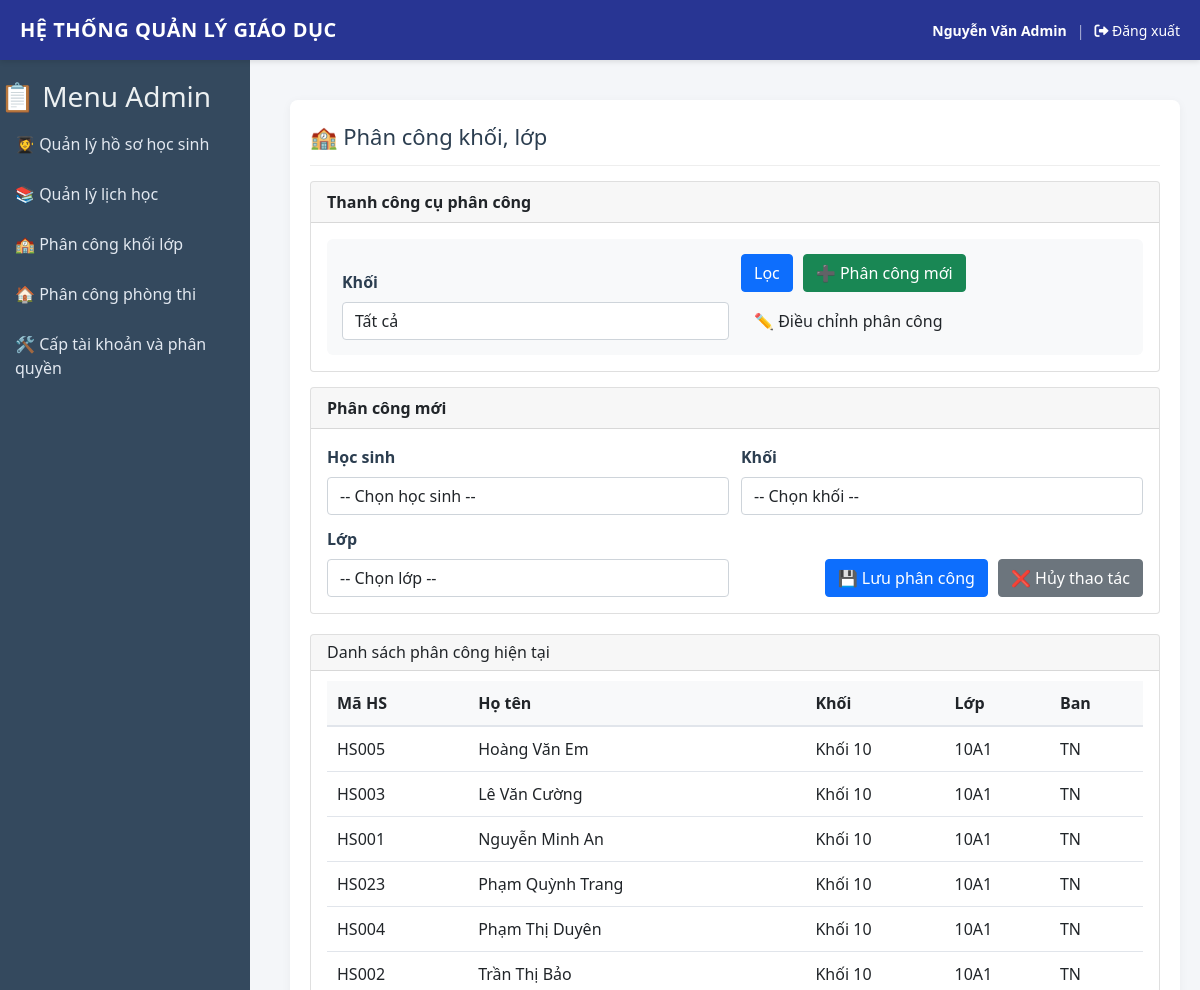
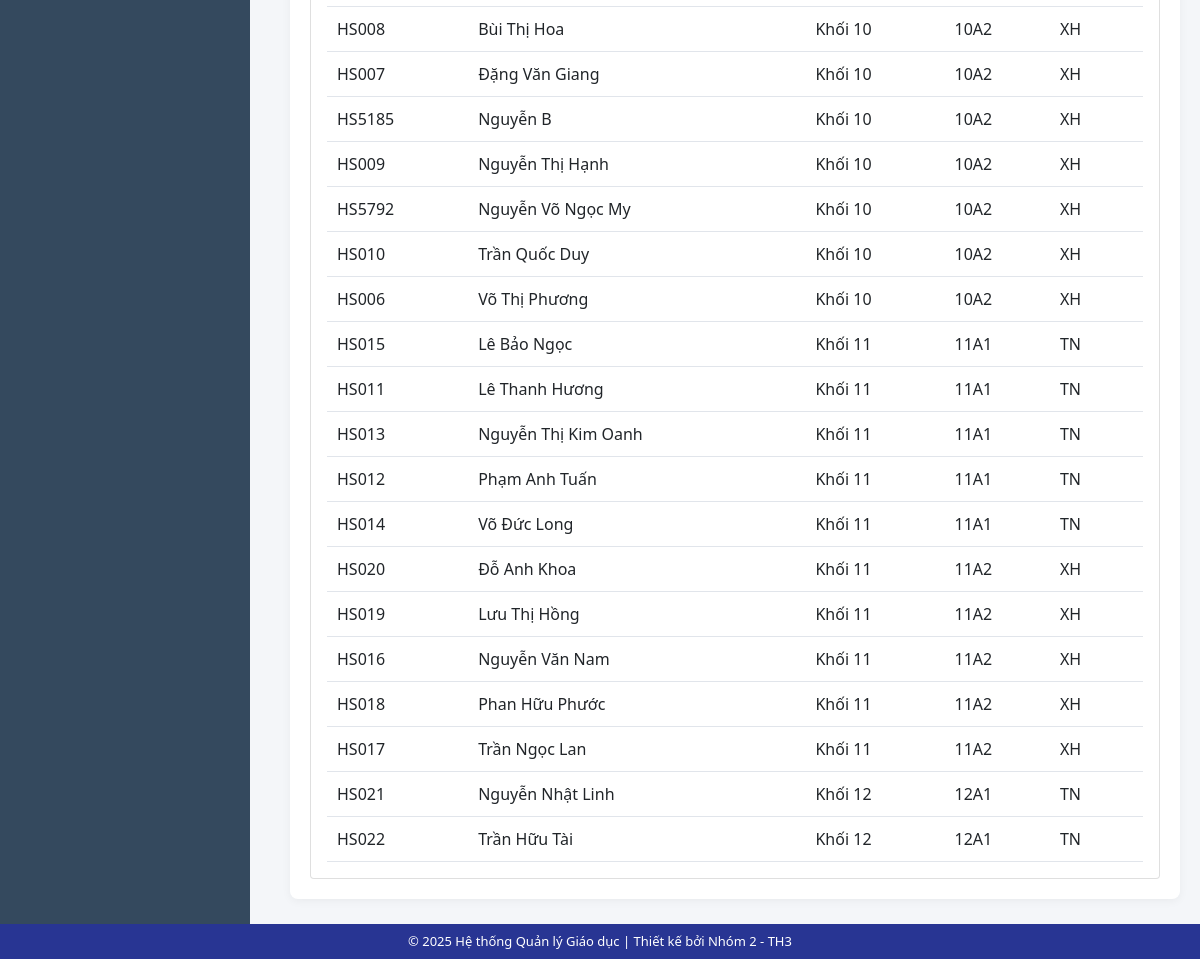
The page /index.php?controller=assignment&action=index (signed in) on the database its author committed (2 pictures, top to bottom).
### tables this page shows
CREATE TABLE `hocsinh` (
  `maHS` varchar(20) NOT NULL,
  `dangThaiHocTap` varchar(50) DEFAULT NULL,
  `soBaoDanh` varchar(20) DEFAULT NULL,
  `maNguoiDung` varchar(20) DEFAULT NULL,
  `maPhong` varchar(10) DEFAULT NULL,
  `maLop` varchar(10) DEFAULT NULL
);

CREATE TABLE `nguoidung` (
  `maNguoiDung` varchar(20) NOT NULL,
  `hoVaTen` varchar(100) NOT NULL,
  `gioiTinh` enum('Nam','Nữ','Khác') DEFAULT NULL,
  `ngaySinh` date DEFAULT NULL,
  `diaChi` text DEFAULT NULL,
  `soDienThoai` varchar(15) DEFAULT NULL,
  `email` varchar(100) DEFAULT NULL,
  `ngayTao` timestamp NOT NULL DEFAULT current_timestamp()
);

CREATE TABLE `khoi` (
  `maKhoi` varchar(20) NOT NULL,
  `tenKhoi` varchar(50) NOT NULL
);

CREATE TABLE `lop` (
  `maLop` varchar(20) NOT NULL,
  `tenLop` varchar(50) NOT NULL,
  `siSo` int(11) DEFAULT 0,
  `namHoc` varchar(20) DEFAULT NULL,
  `maKhoi` varchar(20) DEFAULT NULL,
  `maBan` varchar(20) DEFAULT NULL,
  `maPhong` varchar(20) DEFAULT NULL
);

### controllers/AssignmentController.php (called while the page is built, shortened)
<?php
require_once "models/Assignment.php";
class AssignmentController {
    private $db;
    public function __construct($db) {
        $this->db = $db;
    }
    public function index() {
        $mode       = $_GET['mode'] ?? 'new';
        $khoiFilter = $_GET['khoi'] ?? '';
        $assignModel = new Assignment($this->db);
        $rows    = $assignModel->getAssigned($khoiFilter);
        $selectedStudent = null;
        include "views/admin/assignment_list.php";
    }
}

### models/Assignment.php (called while the page is built, shortened)
<?php
class Assignment {
    private $db;
    public function __construct($db) {
        $this->db = $db;
    }
    public function getAssigned($maKhoiFilter = '') {
        $sql = "SELECT
                    hs.maHS,
                    nd.hoVaTen,
                    nd.gioiTinh,
                    nd.ngaySinh,
                    hs.maLop,
                    l.tenLop,
                    l.maKhoi,
                    k.tenKhoi,
                    l.maBan
                FROM HOCSINH hs
                JOIN NGUOIDUNG nd ON hs.maNguoiDung = nd.maNguoiDung
                LEFT JOIN LOP l  ON hs.maLop = l.maLop
                LEFT JOIN KHOI k ON l.maKhoi = k.maKhoi
                WHERE hs.maLop IS NOT NULL";
        $params = [];
        $sql .= " ORDER BY l.maKhoi, l.tenLop, nd.hoVaTen";
        $stmt = $this->db->prepare($sql);
        $stmt->execute($params);
        return $stmt->fetchAll(PDO::FETCH_ASSOC);
    }
}

### views/admin/assignment_list.php (the view, shortened to what this page needs)
<?php include "views/layout/header.php"; ?>
<?php include "views/layout/sidebar_admin.php"; ?>
<div class="main-content">
  <div class="content-header">
    <div class="page-title">🏫 Phân công khối, lớp</div>
  </div>
  <div class="card" style="margin-bottom:15px;">
    <div class="card-header" style="display:flex;justify-content:space-between;align-items:center;">
      <strong>Thanh công cụ phân công</strong>
    </div>
    <div class="card-body">
      <form method="GET" action="index.php" class="filter-section" style="margin:0;">
        <div class="form-row" style="align-items:flex-end;">
          <div class="form-col">
            <label class="form-label">Khối</label>
            <select name="khoi" class="form-control">
              <option value="">Tất cả</option>
            </select>
          </div>
          <div class="form-col" style="display:flex;gap:10px;flex-wrap:wrap;">
            <button type="submit" class="btn btn-primary">Lọc</button>
            <a href="index.php?controller=assignment&action=index&mode=new"
               class="btn <?= ($mode==='new')?'btn-success':'btn-outline' ?>">
              ➕ Phân công mới
            </a>
            <a href="index.php?controller=assignment&action=index&mode=edit"
               class="btn <?= ($mode==='edit')?'btn-warning':'btn-outline' ?>">
              ✏️ Điều chỉnh phân công
            </a>
          </div>
        </div>
      </form>
    </div>
  </div>
  <div class="card" style="margin-bottom:20px;">
    <div class="card-header" style="display:flex;justify-content:space-between;align-items:center;">
      <strong><?= ($mode === 'edit') ? 'Điều chỉnh phân công' : 'Phân công mới' ?></strong>
    </div>
    <div class="card-body">
      <form method="POST" action="index.php?controller=assignment&action=save" id="assignForm">
        <div class="form-row">
          <div class="form-col">
            <label class="form-label">Học sinh</label>
            <?php if ($mode === 'edit' && !empty($selectedStudent)): ?>
              <input type="hidden" name="maHS" value="<?= htmlspecialchars($selectedStudent['maHS']) ?>">
              <select class="form-control" disabled>
                <option>
                  <?= htmlspecialchars($selectedStudent['maHS'] . ' - ' . $selectedStudent['hoVaTen']) ?>
                </option>
              </select>
            <?php else: ?>
              <select name="maHS" class="form-control" required>
                <option value="">-- Chọn học sinh --</option>
              </select>
            <?php endif; ?>
          </div>
          <div class="form-col">
            <label class="form-label">Khối</label>
            <select id="khoiSelectForm" class="form-control" onchange="syncKhoiAndFilterLop()">
              <option value="">-- Chọn khối --</option>
            </select>
          </div>
        </div>
        <div class="form-row" style="margin-top:12px;align-items:flex-end;">
          <div class="form-col">
            <label class="form-label">Lớp</label>
            <select name="lop" id="lopSelectForm" class="form-control" required>
              <option value="">-- Chọn lớp --</option>
            </select>
          </div>
          <div class="form-col" style="display:flex;justify-content:flex-end;gap:10px;">
            <button type="submit" class="btn btn-primary">
              💾 Lưu phân công
            </button>
            <a href="index.php?controller=assignment&action=index&mode=<?= htmlspecialchars($mode) ?>"
               class="btn btn-secondary">
              ❌ Hủy thao tác
            </a>
          </div>
        </div>
      </form>
    </div>
  </div>
  <div class="card">
    <div class="card-header" style="display:flex;justify-content:space-between;align-items:center;">
      <h3 style="margin:0;font-size:16px;">Danh sách phân công hiện tại</h3>
    </div>
    <div class="card-body" style="padding-top:10px;">
      <table class="data-table">
        <thead>
          <tr>
            <th>Mã HS</th>
            <th>Họ tên</th>
            <th>Khối</th>
            <th>Lớp</th>
            <th>Ban</th>
          </tr>
        </thead>
        <tbody>
          <?php if (!empty($rows)): foreach($rows as $r): ?>
            <tr>
              <td><?= htmlspecialchars($r['maHS']) ?></td>
              <td><?= htmlspecialchars($r['hoVaTen']) ?></td>
              <td><?= htmlspecialchars($r['tenKhoi'] ?? $r['maKhoi']) ?></td>
              <td><?= htmlspecialchars($r['tenLop']) ?></td>
              <td><?= htmlspecialchars($r['maBan']) ?></td>
            </tr>
          <?php endforeach; endif; ?>
        </tbody>
      </table>
    </div>
  </div>
</div>
<?php include "views/layout/footer.php"; ?>

### assets/css/style.css (style rules this page uses)
* { margin:0;padding:0;box-sizing:border-box;font-family:'Segoe UI',Tahoma,Geneva,Verdana,sans-serif }
body { background:#f8f9fa;color:#333 }
.main-content { flex:1;padding:20px;background:#fff;margin:20px;border-radius:8px;box-shadow:0 2px 10px rgba(0,0,0,.05) }
.content-header { display:flex;justify-content:space-between;align-items:center;padding-bottom:12px;border-bottom:1px solid #eee;margin-bottom:15px }
.page-title { font-size:22px;color:#2c3e50 }
.btn { padding:8px 12px;border:none;border-radius:4px;cursor:pointer }
.btn-primary { background:#3498db;color:#fff }
.form-label { display:block;margin-bottom:6px;font-weight:600;color:#2c3e50 }
.form-control { width:100%;padding:10px;border:1px solid #ddd;border-radius:4px }
.filter-section { background:#f8f9fa;padding:15px;border-radius:6px;margin-bottom:15px }
.form-row { display:flex;gap:12px;flex-wrap:wrap }
.form-col { flex:1;min-width:220px }
.data-table { width:100%;border-collapse:collapse }
.data-table th { background:#f8f9fa;padding:10px;text-align:left;border-bottom:2px solid #e1e5eb }
.data-table td { padding:10px;border-bottom:1px solid #e1e5eb }

### views/layout/header.php (style rules this page uses)
body { font-family: Arial, sans-serif; margin: 0; background: #f4f6f9; display: flex; flex-direction: column; height: 100vh; }
.main-content { position: fixed; left: 270px; top: 80px; right: 0; bottom: 40px; padding: 20px; background: white; overflow-y: auto; z-index: 1; }

### rows shown on the page
hocsinh: maHS "HS005", maNguoiDung.hoVaTen "Hoàng Văn Em", khoi.tenKhoi "Khối 10", lop.tenLop "10A1", lop.maBan "TN"
hocsinh: maHS "HS003", maNguoiDung.hoVaTen "Lê Văn Cường", khoi.tenKhoi "Khối 10", lop.tenLop "10A1", lop.maBan "TN"
hocsinh: maHS "HS001", maNguoiDung.hoVaTen "Nguyễn Minh An", khoi.tenKhoi "Khối 10", lop.tenLop "10A1", lop.maBan "TN"
hocsinh: maHS "HS023", maNguoiDung.hoVaTen "Phạm Quỳnh Trang", khoi.tenKhoi "Khối 10", lop.tenLop "10A1", lop.maBan "TN"
hocsinh: maHS "HS004", maNguoiDung.hoVaTen "Phạm Thị Duyên", khoi.tenKhoi "Khối 10", lop.tenLop "10A1", lop.maBan "TN"
hocsinh: maHS "HS002", maNguoiDung.hoVaTen "Trần Thị Bảo", khoi.tenKhoi "Khối 10", lop.tenLop "10A1", lop.maBan "TN"
hocsinh: maHS "HS008", maNguoiDung.hoVaTen "Bùi Thị Hoa", khoi.tenKhoi "Khối 10", lop.tenLop "10A2", lop.maBan "XH"
hocsinh: maHS "HS007", maNguoiDung.hoVaTen "Đặng Văn Giang", khoi.tenKhoi "Khối 10", lop.tenLop "10A2", lop.maBan "XH"
hocsinh: maHS "HS5185", maNguoiDung.hoVaTen "Nguyễn B", khoi.tenKhoi "Khối 10", lop.tenLop "10A2", lop.maBan "XH"
hocsinh: maHS "HS009", maNguoiDung.hoVaTen "Nguyễn Thị Hạnh", khoi.tenKhoi "Khối 10", lop.tenLop "10A2", lop.maBan "XH"
hocsinh: maHS "HS5792", maNguoiDung.hoVaTen "Nguyễn Võ Ngọc My", khoi.tenKhoi "Khối 10", lop.tenLop "10A2", lop.maBan "XH"
hocsinh: maHS "HS010", maNguoiDung.hoVaTen "Trần Quốc Duy", khoi.tenKhoi "Khối 10", lop.tenLop "10A2", lop.maBan "XH"
hocsinh: maHS "HS006", maNguoiDung.hoVaTen "Võ Thị Phương", khoi.tenKhoi "Khối 10", lop.tenLop "10A2", lop.maBan "XH"
hocsinh: maHS "HS015", maNguoiDung.hoVaTen "Lê Bảo Ngọc", khoi.tenKhoi "Khối 11", lop.tenLop "11A1", lop.maBan "TN"
hocsinh: maHS "HS011", maNguoiDung.hoVaTen "Lê Thanh Hương", khoi.tenKhoi "Khối 11", lop.tenLop "11A1", lop.maBan "TN"
hocsinh: maHS "HS013", maNguoiDung.hoVaTen "Nguyễn Thị Kim Oanh", khoi.tenKhoi "Khối 11", lop.tenLop "11A1", lop.maBan "TN"
hocsinh: maHS "HS012", maNguoiDung.hoVaTen "Phạm Anh Tuấn", khoi.tenKhoi "Khối 11", lop.tenLop "11A1", lop.maBan "TN"
hocsinh: maHS "HS014", maNguoiDung.hoVaTen "Võ Đức Long", khoi.tenKhoi "Khối 11", lop.tenLop "11A1", lop.maBan "TN"
hocsinh: maHS "HS020", maNguoiDung.hoVaTen "Đỗ Anh Khoa", khoi.tenKhoi "Khối 11", lop.tenLop "11A2", lop.maBan "XH"
hocsinh: maHS "HS019", maNguoiDung.hoVaTen "Lưu Thị Hồng", khoi.tenKhoi "Khối 11", lop.tenLop "11A2", lop.maBan "XH"
hocsinh: maHS "HS016", maNguoiDung.hoVaTen "Nguyễn Văn Nam", khoi.tenKhoi "Khối 11", lop.tenLop "11A2", lop.maBan "XH"
hocsinh: maHS "HS018", maNguoiDung.hoVaTen "Phan Hữu Phước", khoi.tenKhoi "Khối 11", lop.tenLop "11A2", lop.maBan "XH"
hocsinh: maHS "HS017", maNguoiDung.hoVaTen "Trần Ngọc Lan", khoi.tenKhoi "Khối 11", lop.tenLop "11A2", lop.maBan "XH"
hocsinh: maHS "HS021", maNguoiDung.hoVaTen "Nguyễn Nhật Linh", khoi.tenKhoi "Khối 12", lop.tenLop "12A1", lop.maBan "TN"
hocsinh: maHS "HS022", maNguoiDung.hoVaTen "Trần Hữu Tài", khoi.tenKhoi "Khối 12", lop.tenLop "12A1", lop.maBan "TN"

### other values the page prints
$_SESSION['user']['hoVaTen'] "Nguyễn Văn Admin"
